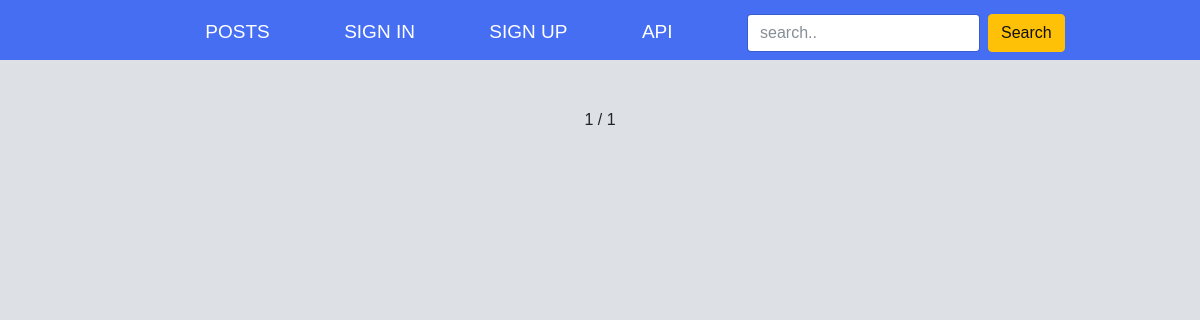
Before: / with the older database file.
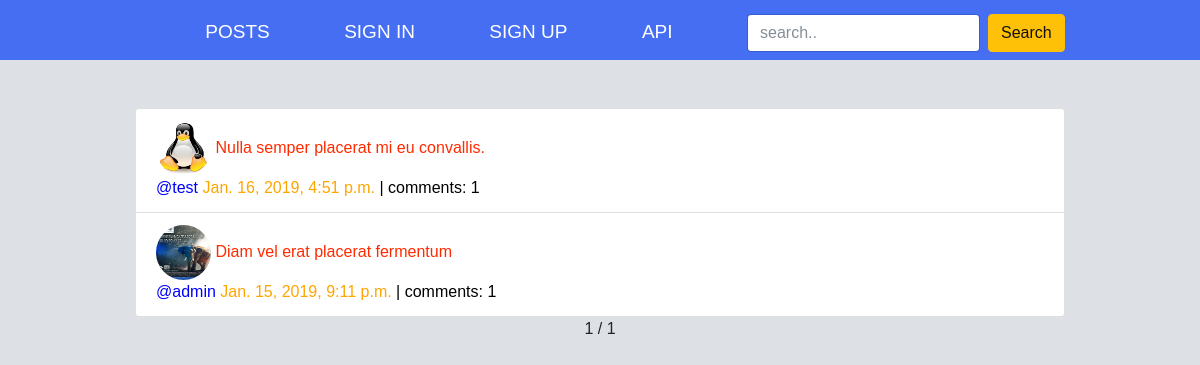
After: the same page with the newer database file.
### post/models.py (models this page shows, shortened)
class Post(models.Model):
    user = models.ForeignKey(Profile, on_delete=models.CASCADE)
    title = models.TextField()
    text = models.TextField()
    date = models.DateTimeField(auto_now_add=True)

### userprofiles/models.py (models this page shows)
class Profile(models.Model):
    user = models.OneToOneField(User, on_delete=models.CASCADE)
    image = models.ImageField(default='default.jpg', upload_to='profile_pics')
    def __str__(self):
        return self.user.username

### post/views.py (the view)
# urls.py: path('', view=PostList, name='list'),
def PostList(request):
    Posts = Post.objects.all()[::-1]
    paginator = Paginator(Posts, 5)
    page = request.GET.get('page')
    try:
        Posts = paginator.page(page)
    except PageNotAnInteger:
        Posts = paginator.page(1)
    except EmptyPage:
        Posts = paginator.page(paginator.num_pages)
    return render(request, 'post/post_list.html', {'Posts': Posts})

### post/templates/post/post_list.html (shortened to what this page needs)
{% extends "base.html" %}
{% block content %}
<ol class="list-group">
  {% for post in Posts %}
    <li class="list-group-item">
      <img height="55" width="55" class="rounded-circle account-img" src="{{ post.user.image.url }}">
      <a  style="color:#FF2B00" href="http://127.0.0.1:8000/detail/{{ post.pk }}/">{{ post.title }}</a>
      <div class="Link-detail">
        <span>
          <a href="http://127.0.0.1:8000/userPost/{{ post.user }}/" style="color:blue">@{{ post.user }}</a>
          <a style="color:orange">{{post.date}}</a>
        </span>
        <a class="Link-link"  style="color:black">| comments: {{ post.comments.count }}</a>
      </div>
    </li>
  {% endfor %}
  </ol>
  <center>
  <div>
    <span>
      <span>
         {{ Posts.number }} / {{ Posts.paginator.num_pages }}
      </span>
    </span>
  </div>
</center>
{% endblock content %}

### post/templates/base.html (shortened to what this page needs)
{% load static %}
<!DOCTYPE html>
<html lang="en">
<head>
  <link rel="stylesheet" href="{% static "css/bootstrap.min.css" %}">
  <link rel="stylesheet" href="{% static "css/style.css" %}">
</head>
<body>
 <header>
    <div style="text-align:center" class="container">
      <nav>
      <ul>
        {% if user.is_authenticated %}
        <li><a href="http://127.0.0.1:8000/">Posts</a></li>
        <li><a href="{% url 'post:add' %}">New Post</a></li>
        <li><a href="{% url 'Profile:profile' %}">{{user}}</a></li>
        <li><a  href="{% url 'Profile:sign_out' %}">Logout</a></li>
        <li><a href="{% url 'Api:posts_api' %}">Api</a></li>
        <li>
            <form  class="form-inline mt-2 mt-md-0" role="search" method="POST" action="{% url 'post:searchPost' %}">
              {% csrf_token %}
              <input class="form-control mr-sm-2" placeholder="search.." aria-label="Search" type="text" name="query">
              <button class="btn  btn-warning " type="submit">Search</button>
            </form>
        </li>
        {% else %}
        <li><a href="http://127.0.0.1:8000/">Posts</a></li>
        <li><a  href="{% url 'Profile:sign_in' %}">Sign In</a></li>
        <li><a href="{% url 'Profile:sign_up' %}">Sign Up</a></li>
        <li><a href="{% url 'Api:posts_api' %}">Api</a></li>
        <li>
            <form  class="form-inline mt-2 mt-md-0" role="search" method="POST" action="{% url 'post:searchPost' %}">
              <input class="form-control mr-sm-2" placeholder="search.." aria-label="Search" type="text" name="query">
              <button class="btn  btn-warning " type="submit">Search</button>
            </form>
        </li>
        {% endif %}
      </ul>
      </nav>
    </div>
 </header>
  <br><br/>
<div class="container">
    {% block content %}
    {% endblock content %}
</div>
</body>
</html>

### static/css/style.css (style rules this page uses)
body { margin: 0; background: #DDE0E4; font-family:'Work Sans',sans-serif; font-weight: 400; min-height: 70%; }
.container { width:80%; margin:0 auto; padding-bottom: 8px; }
header { background: #456EF3 ; }
header::after { content: ''; display: table; clear: both; }
nav ul { margin: 0; padding: 0; list-style: none; }
nav li { display: inline-block; margin-left:70px; padding-top: 14px; position: relative; }
nav a { color: white ; text-decoration: none; text-transform: uppercase; font-size: 19px; }
nav a::before { content: ''; display: block; height: 5px; width: 100%; background-color: #444; position: absolute; top: 0; width: 0%; transition: all ease-in-out 250ms; }

Changed rows visible on the page:
added Post: user.image (picture), title "Nulla semper placerat mi eu convallis.", user "test", date "Jan. 16, 2019, 4:51 p.m.", comments.count "1"
added Post: user.image (picture), title "Diam vel erat placerat fermentum", user "admin", date "Jan. 15, 2019, 9:11 p.m.", comments.count "1"
